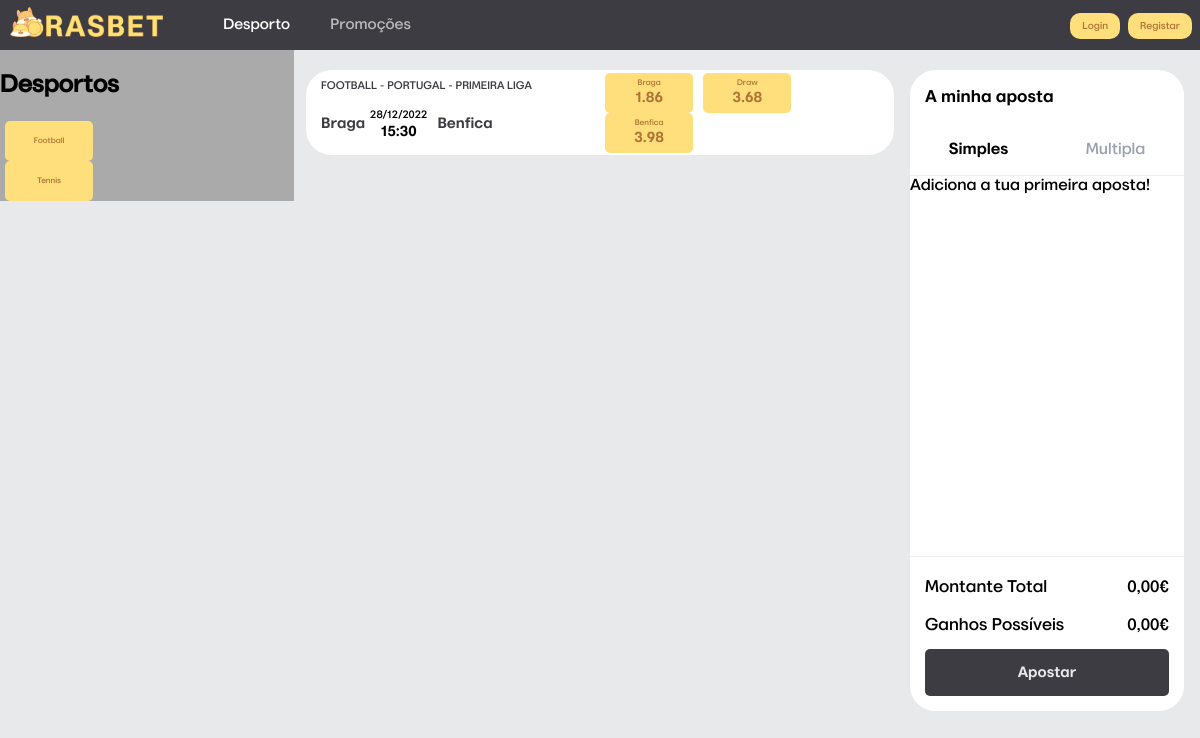
The page / on the database its author committed.
### game/models.py (models this page shows, shortened)
class Sport(models.Model):
    sport = models.CharField(primary_key=True,max_length=50,null=False)
    has_draw = models.BooleanField()
    is_team_sport = models.BooleanField()
    def __str__(self):
        return self.sport

class Game(models.Model):
    game_id = models.AutoField(primary_key=True)
    sport = models.ForeignKey(Sport, on_delete=models.CASCADE)
    country = models.ForeignKey(Country, on_delete=models.CASCADE)
    competition = models.ForeignKey(Competition, on_delete=models.CASCADE)
    state = models.ForeignKey(State, on_delete=models.CASCADE)
    home = models.ForeignKey(Participant, on_delete=models.CASCADE,related_name='home')
    away = models.ForeignKey(Participant, on_delete=models.CASCADE,related_name='away')
    home_score = models.IntegerField(default=0)
    away_score = models.IntegerField(default=0)
    datetime = models.DateTimeField()

class Country(models.Model):
    country = models.CharField(primary_key=True,max_length=50,null=False)
    def __str__(self):
        return self.country

class Competition(models.Model):
    competition = models.CharField(primary_key=True,max_length=50,null=False)
    country = models.ForeignKey(Country, on_delete=models.CASCADE)
    sport = models.ForeignKey(Sport, on_delete=models.CASCADE)
    def __str__(self):
        return self.competition

class Participant(models.Model):
    name = models.CharField(primary_key=True,max_length=50,null=False)
    is_team = models.BooleanField()
    def __str__(self):
        return self.name

class Odd(models.Model):
    game = models.ForeignKey(Game, on_delete=models.CASCADE)
    odd_type = models.ForeignKey(Odd_type, on_delete=models.CASCADE)
    odd = models.FloatField()
    happened = models.BooleanField(default=False)

### main/views.py (the view)
# urls.py: 2. Add a URL to urlpatterns:  path('', views.home, name='home')
def home(request):
    cookie = request.COOKIES.get("session")
    games = Game.objects.all().values()
    main_listing = []
    for g in games:
        details = open_game_details(g)
        if details!={}:
            main_listing.append(details)
    sports_listing = sports_list()
    context = {
                    "logged" : False,
                    "games_info" : main_listing,
                    "sports_info" : sports_listing,
                }
    response = render(request, 'index.html',context)
    try:
        if cookie:
            session = Session.objects.get(session_id=cookie)
            context = {
                    "logged" : True,
                    "id" : session.user_in_session.userID,
                    "fname" : session.user_in_session.first_name,
                    "balance" : session.user_in_session.balance,
                    "games_info" : main_listing,
                    "sports_info" : sports_listing,
            }
            response = render(request, 'index.html',context)
            if Specialist.is_specialist(session.user_in_session.userID):
                on_hold = State.objects.get(state="on_hold")
                open = State.objects.get(state="open")
                games_onhold = Game.objects.filter(state=on_hold).values()
                games_open = Game.objects.filter(state=open).values()
                open_listing = []
                onhold_listing = []
                for g in games_open:
                    open_listing.append(game_details(g))
                for g in games_onhold:
                    onhold_listing.append(game_details(g))
                context = {
                    "logged" : True,
                    "specialist" : True,
                    "id" : session.user_in_session.userID,
                    "fname" : session.user_in_session.first_name,
                    "games_open" : open_listing,
                    "games_onhold" : onhold_listing,
                    "sports_info" : sports_listing,
                }
                response = render(request, 'specialist.html',context)
    except Exception as e:
        print(e)
        if cookie:
            context = {
                    "logged" : False,
                    "games_info" : main_listing,
                    "sports_info" : sports_listing,
                }
            response = render(request, 'index.html',context)
            response.delete_cookie('session')
    return response

### game/models.py (called while the page is built)
def sports_list():
    sports = Sport.objects.all().values()
    sports_listing = []
    for sport in sports:
      sports_listing.append(sport['sport'])
    return sports_listing

    def __str__(self):
        return self.state

    def str(self):
        return self.state

    def __str__(self):
        return self.type

### main/templates/index.html (shortened to what this page needs)
{% load static %}
<!DOCTYPE html>
<html>
<head>
<link rel="stylesheet" type="text/css" href="{% static 'fonts.css' %}"/>
<link rel="stylesheet" type="text/css" href="{% static 'header.css' %}"/>
<link rel="stylesheet" type="text/css" href="{% static 'display.css' %}"/>
<link rel="stylesheet" type="text/css" href="{% static 'games-list.css' %}"/>
<link rel="stylesheet" type="text/css" href="{% static 'boletim.css' %}"/>
<link rel="stylesheet" type="text/css" href="{% static 'scrollbar.css' %}"/>
</head>
<body>
  {% if logged %}
  <div class="header">
    <div class="header-left">
      <a href="/" ><div class="tab"><img src="{% static 'logo.png' %}" alt="Rasbet Logo"></div></a>
      <div class="tab"><a href="/accounts/profile">{{ fname }}</a></div>
      <a href="/accounts/balance">Balance: {{ balance }}€</a>
      <a href="/accounts/history_bets">Apostas</a>
      <div class="tab"><a href="/accounts/promotions">Promoções</a></div>
    </div>
    <div class="header-right">
      <div class="tab"><a href="/accounts/logout">Logout</a></div>
    </div>
  </div>
  {% else %}
  <div class="header">
    <div class="header-left">
      <div class="tab"><img src="{% static 'logo.png' %}" alt="Rasbet Logo"></div>
      <div class="tab"><a class="active" href="/game/sports_page">Desporto</a></div>
      <div class="tab"><a href="/accounts/promotions">Promoções</a></div>
    </div>
    <div class="header-right">
      <div class="tab"><a href="/accounts/login">Login</a></div>
      <div class="tab"><a href="/accounts/signup">Registar</a></div>
    </div>
  </div>
  {% endif %}
  <div class="display">
    <div class="display-left" style="background-color:#aaa;">
      <h2>Desportos</h2>
      <form method='get' action="/game/sport">
        {% for s in sports_info %}
          <div class="column odds">
            <div class="column odd">
                <button name="sport" type="submit" value="{{s}}" data-checked="false" >{{s}}</button>
            </div>
          </div>
        {% endfor %}
      </form>
    </div>
    <div class="display-center">
      {% for g in games_info%}
      <div class="card-event">
        <div class="event">
          <div class="event_path">
            <p><span>{{g.sport}} - {{g.country}} - {{g.competition}}<span></p>
          </div>
          <div class="event_info">
            <div class="home">
              <p><b>{{g.game.home}}</b></p>
            </div>
            <div class="event_date">
              <div class="datetime">
                <div class="date">
                  {{g.game.datetime|date:"d/m/Y"}}
                </div>
                <div class="hour">
                  {{g.game.datetime|date:"H:i"}}
                </div>
              </div>
            </div>
            <div class="away">
              <p><b>{{g.game.away}}</b></p>
            </div>
          </div>
        </div>
        <div class="market_odds">
          <div class="odds">
            <div class="odd">
              <button id="{{g.game.game_id}};home" data-checked="false" data-home="{{g.game.home}}" data-away="{{g.game.away}}" data-bet="{{g.game.home}}" data-odd="{{g.home_odd}}" onclick="button_handler(this);" >{{g.game.home}}<br><span>{{g.home_odd}}</span></button>
            </div>
            <div class="odd">
              <button id="{{g.game.game_id}};draw" data-checked="false" data-home="{{g.game.home}}" data-away="{{g.game.away}}" data-bet="Draw" data-odd="{{g.draw_odd}}" onclick="button_handler(this);" >Draw<br><span>{{g.draw_odd}}</span></button>
            </div>
            <div class="odd">
              <button id="{{g.game.game_id}};away" data-checked="false" data-home="{{g.game.home}}" data-away="{{g.game.away}}" data-bet="{{g.game.away}}" data-odd="{{g.away_odd}}" onclick="button_handler(this);">{{g.game.away}}<br><span>{{g.away_odd}}</span></button>
            </div>
          </div>
        </div>
      </div>
      {% endfor %}
    </div>
    <div class="display-right">
      <div class="boletimWrapper">
          <div class="boletim">
            <div class="boletimHeader">
              <div class="title">
                <p>A minha aposta</p>
              </div>
              <div class="tabs">
                <div class="tab">
                  <button id="simplebtt" class="checked" onclick="slip_handler('simple')">Simples</button>
                </div>
                <div class="tab">
                  <button id="multibtt" class="unchecked" onclick="slip_handler('multiple')">Multipla</button>
                </div>
              </div>
            </div>
            <div id="slipbody" class="boletimContent slip"><div id="slipbodyMsg">Adiciona a tua primeira aposta!</div></div>
            <div class="boletimFooter">
              <div class="boletimRow">
                <div id="rowCimaNome" class="boletimRowItem start"><span>Montante Total</span></div>
                <div id="rowCimaValor" class="boletimRowItem end"><span>0,00€</span></div>
              </div>
              <div class="boletimRow">
                <div id="rowBaixoNome" class="boletimRowItem start"><span>Ganhos Possíveis</span></div>
                <div id="valorGanhos" class="boletimRowItem end"><span>0,00€<span></div>
              </div>
              <div class="boletimRowItem">
                <div>
                  <input class="buttonApostar" type="submit" value="Apostar" onclick="post_slip()"> </input>
                </div>
              </div>
            </div>
          </div>
      </div>
    </div>
  </div>
 </body>
 </html>

### main/static/header.css (style rules this page uses)
.header { top: 0; left: 0; right: 0; width: 100%; height: 50px; overflow: hidden; background-color: #3d3c42; position: sticky; z-index: 99; }
.header-left { width: 50%; float: left; height: 100%; flex-wrap: wrap; display: flex; align-content: center; flex-direction: row; justify-content: flex-start; align-items: center; }
.header-right { width: 50%; float: left; height: 100%; flex-wrap: wrap; display: flex; align-content: center; flex-direction: row; justify-content: flex-end; align-items: center; }
.header-left a { background-color: transparent; color: rgba(255, 255, 255, 0.639); padding-left: 20px; padding-right: 20px; padding-top: 12px; padding-bottom: 12px; text-decoration: none; font-size: 15px; }
.header-left a.active { color: #fff }
.header-right a { background-color: #ffdf7b; color: #af7537; padding: 8px 12px; margin: 0px 8px 0px 0px; text-decoration: none; border-radius: 10px; font-size: 10px; }
.header img { height: 30px; padding: 10px; margin-right: 30px; }
.header .tab { display: inline; }

### main/static/display.css (style rules this page uses)
body { margin: 0; padding: 0; background-color: #e8e9eb; }
.display { margin-top: 50px; width: 100%; height: auto; display: flex; margin: 0 auto; }
.display-left { width: 25%; height: 100%; position: sticky; top: 50px; }
.display-right { width: 25%; height: 100%; position: sticky; top: 50px; }
.display-center { width: 50%; height: 100%; overflow: hidden; padding: 8px 12px; }

### main/static/games-list.css (style rules this page uses)
.card-event { background-color: #fff; border-radius: 1.6rem; display: block; overflow: hidden; margin: 12px 0px; width: 100%; height: 85px; }
.event { width: 50%; float: left; height: 100%; overflow: hidden; }
.event_path { padding: 5px 15px; height: 5%; text-transform: uppercase; }
.event_info { height: 95%; overflow: hidden; display: flex; flex-direction: row; align-items: center; justify-content: flex-start; flex-wrap: wrap; padding: 0px 15px; }
.event_info .home { float: left; padding: 0px 5px 0px 0px; }
.event_info .event_date { float: left; padding: 0px 10px 0px 0px; }
.event_info .away { float: left; padding: 0px 10px 0px 0px; }
.datetime { height: 100%; overflow: hidden; display: flex; flex-direction: column; align-items: center; }
.datetime .date { height: 60%; font-size: 11px; }
.datetime .hour { height: 40%; font-family: MarlinGeoBold; font-size: 15px; }
.event p { color: #3d3c42; margin: 0px; }
.event p span { font-family: MarlinGeoMedium; font-size: 11px; }
.event p b { font-family: MarlinGeoBold; font-size: 15px; }
.market_odds { width: 50%; float: left; height: 100%; flex-wrap: wrap; display: flex; align-content: center; flex-direction: row; justify-content: flex-end; align-items: center; }
.odds { display: block; overflow: hidden; width: 100%; }
.odd { width: 30%; float: left; height: 100%; flex-wrap: wrap; display: flex; align-content: center; flex-direction: row; justify-content: flex-start; align-items: center; margin: 0px 5px; }
.odd button { color: #af7537; background-color: #ffdf7b; border: none; border-radius: 5px; font-family: MarlinGeoMedium; font-size: 8px; height: 40px; width: 100px; padding: 2px 0px; cursor: pointer; }
.odd button span { font-family: MarlinGeoBold; font-size: 15px; }

### main/static/scrollbar.css (style rules this page uses)
* { scrollbar-width: auto; scrollbar-color: #666666 #c9cacb; }

### rows shown on the page
Sport: sports_info "Football"
Sport: sports_info "Tennis"
Game: sport "FOOTBALL", country "PORTUGAL", competition "PRIMEIRA LIGA", game.home "Braga", game.datetime "28/12/2022", game.datetime "15:30", game.away "Benfica", home_odd "1.86", draw_odd "3.68", away_odd "3.98"
